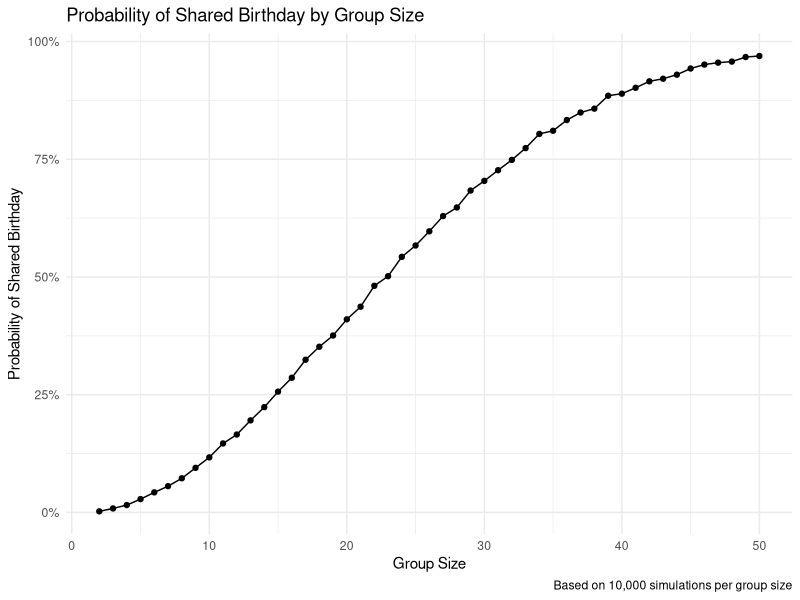

R code for this plot: (Note: a time limit stopped this script after it produced the figure.)
## ---- chunk 1
library(tidyverse)

knitr::opts_chunk$set(
	echo = TRUE,
	warning = FALSE,
  fig.width = 6,
  fig.asp = .6,
  out.width = "90%"
)

theme_set(theme_minimal() + theme(legend.position = "bottom"))

options(
  ggplot2.continuous.colour = "viridis",
  ggplot2.continuous.fill = "viridis"
)

scale_colour_discrete = scale_colour_viridis_d
scale_fill_discrete = scale_fill_viridis_d
## ---- chunk 2
bday_sim = function(n_room) {
  
  birthdays = sample(1:365, n_room, replace = TRUE)

  repeated_bday = length(unique(birthdays)) < n_room

  repeated_bday
  
}
## ---- chunk 3
bday_sim_results = 
  expand_grid(
    bdays = 2:50, 
    iter = 1:10000
  ) |> 
  mutate(
    result = map_lgl(bdays, bday_sim)
  ) |> 
  group_by(
    bdays
  ) |> 
  summarize(
    prob_repeat = mean(result)
  )
## ---- chunk 4
bday_sim_results |> 
  ggplot(aes(x = bdays, y = prob_repeat)) + 
  geom_point() + 
  geom_line() +
  labs(
    title = "Probability of Shared Birthday by Group Size",
    x = "Group Size",
    y = "Probability of Shared Birthday",
    caption = "Based on 10,000 simulations per group size"
  ) +
  scale_y_continuous(labels = scales::percent_format()) +
  theme_minimal()
## ---- chunk 5
t_test_sim = function(mu) {

  x = rnorm(n = 30, mean = mu, sd = 5)

  test_result = t.test(x, mu = 0)
  
  tidy_results = broom::tidy(test_result)
  
  tibble(
    mu_hat = pull(tidy_results, estimate),
    p_value = pull(tidy_results, p.value)
  )
  
}
## ---- chunk 6
power_sim_results_df = 
  expand_grid(
    true_mu = c(0:6),
    iter = 1:5000
  ) |> 
  mutate(
    results = map(true_mu, t_test_sim)
  ) |> 
  unnest(results) |> 
  mutate(
    reject_null = p_value < 0.05
  )
## ---- chunk 7
power1_summary_df = 
  power_sim_results_df |> 
  group_by(true_mu) |> 
  summarize(
    power = mean(reject_null)
  )

power1_summary_df |> 
  ggplot(aes(x = true_mu, y = power)) + 
  geom_point() + 
  geom_line() +
  labs(
    title = "Statistical Power vs. Effect Size",
    x = "True Effect Size (μ)",
    y = "Power (Probability of Rejecting H0)",
    caption = "n = 30, σ = 5, α = 0.05, 5000 simulations per effect size"
  ) +
  scale_y_continuous(labels = scales::percent_format()) +
  theme_minimal()

power1_summary_df
## ---- chunk 8
power2_summary_df = 
  power_sim_results_df |> 
  group_by(true_mu) |> 
  summarize(
    avg_mu_hat = mean(mu_hat),
    avg_mu_hat_rejected = mean(mu_hat[reject_null])
  )

power2_summary_df |> 
  select(true_mu, avg_mu_hat, avg_mu_hat_rejected) |> 
  pivot_longer(
    cols = c(avg_mu_hat, avg_mu_hat_rejected),
    names_to = "estimate_type",
    values_to = "mean_estimate"
  ) |> 
  mutate(
    estimate_type = case_when(
      estimate_type == "avg_mu_hat" ~ "All Samples",
      estimate_type == "avg_mu_hat_rejected" ~ "Only When H₀ Rejected"
    )
  ) |> 
  ggplot(aes(x = true_mu, y = mean_estimate, color = estimate_type)) + 
  geom_point() + 
  geom_line() +
  geom_abline(slope = 1, intercept = 0, linetype = "dashed", alpha = 0.5) +
  labs(
    title = "Average Estimates vs. True Effect Size",
    x = "True Effect Size (μ)",
    y = "Average Estimate (μ̂)",
    color = "Sample Type",
    caption = "Dashed line represents perfect estimation (y = x)"
  ) +
  theme_minimal()

power2_summary_df
